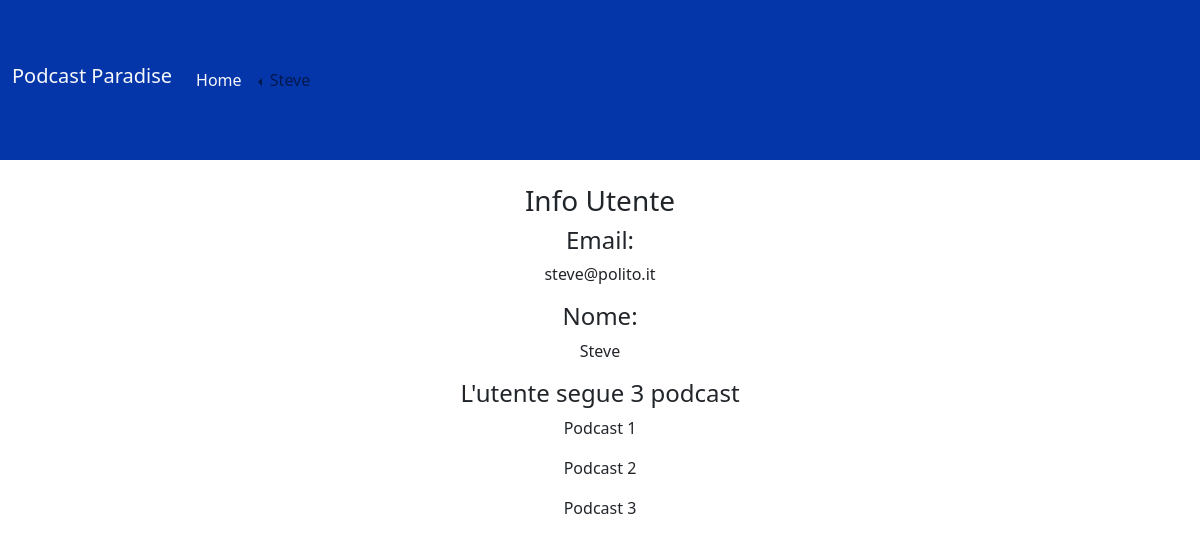
Page /profile (signed in) on the committed database.
### tables this page shows
CREATE TABLE "UTENTI" (
	"id_utente"	INTEGER NOT NULL,
	"email"	TEXT,
	"password"	TEXT,
	"nome"	TEXT,
	"tipo"	INTEGER,
	PRIMARY KEY("id_utente" AUTOINCREMENT)
);

CREATE TABLE "PODCAST" (
	"id_podcast"	INTEGER NOT NULL,
	"id_creatore"	INTEGER,
	"titolo"	TEXT,
	"descrizione"	TEXT,
	"categoria"	TEXT,
	"immagine"	TEXT,
	FOREIGN KEY("id_creatore") REFERENCES "UTENTI"("id_utente"),
	PRIMARY KEY("id_podcast" AUTOINCREMENT)
);

### app.py (the view)
@app.route('/profile')
def about():
    follow_podcasts = []
    num_fol = dao.get_follows(current_user.id)
    followings = dao.get_idpodcast(current_user.id)
    follow = [dict(following) for following in followings]
    for i in range(len(follow)):
        title = dao.get_podcastname_from_id(follow[i]['id_podcast'])
        follow_podcasts.append(title[0])
    return render_template("profile.html", followers = num_fol[0], follow_p = follow_podcasts)

### app.py (called while the page is built)
@login_manager.user_loader
def load_user(id):
    utente = dao.get_user_by_id(id)
    if utente is not None:
        user = User(id=utente['id_utente'], email=utente['email'], password=utente['password'], nome=utente['nome'], tipo=utente['tipo'])
    else:
        user = None
    return user

### dao.py (called while the page is built)
def get_follows(id_utente):
    conn = sqlite3.connect('db/podcast_site.db')
    conn.row_factory = sqlite3.Row
    cursor = conn.cursor()
    sql = 'SELECT COUNT(id_podcast) FROM FOLLOW WHERE id_utente = ?'
    cursor.execute(sql, (id_utente, ))
    follows = cursor.fetchone()
    cursor.close()
    conn.close()
    return follows

def get_idpodcast(id_utente):
    conn = sqlite3.connect('db/podcast_site.db')
    conn.row_factory = sqlite3.Row
    cursor = conn.cursor()
    sql = 'SELECT FOLLOW.id_podcast FROM FOLLOW WHERE FOLLOW.id_utente=?'
    cursor.execute(sql, (id_utente,))
    ids = cursor.fetchall()
    cursor.close()
    conn.close()
    return ids

def get_podcastname_from_id(id_podcast):
    conn = sqlite3.connect('db/podcast_site.db')
    conn.row_factory = sqlite3.Row
    cursor = conn.cursor()
    sql = 'SELECT PODCAST.titolo FROM PODCAST WHERE PODCAST.id_podcast=?'
    cursor.execute(sql, (id_podcast,))
    tit = cursor.fetchone()
    cursor.close()
    conn.close()
    return tit

def get_user_by_id(id):
    conn = sqlite3.connect('db/podcast_site.db')
    conn.row_factory = sqlite3.Row
    cursor = conn.cursor()
    sql = 'SELECT * FROM UTENTI WHERE id_utente = ?'
    cursor.execute(sql, (id,))
    user = cursor.fetchone()
    cursor.close()
    conn.close()
    return user

### templates/profile.html (shortened to what this page needs)
{% extends "base.html" %}
{% block content %}
<div class="row marketing text-center justify-content-center">
  <div class="col-lg-4">
    <h3>Info Utente</h3>
    <ul class="nav nav-pills flex-column">
      <li class="nav-item">
        <h4>Email: </h4>
        <p> {{current_user.email}}</p>
      </li>
      <li class="nav-item">
        <h4>Nome: </h4>
        <p> {{current_user.nome}}</p>
      </li>
      <li class="nav-item">
        <h4>L'utente segue {{followers}} podcast</h4>
        <ul class="nav nav-pills flex-column">
          {% for followed in follow_p%}
          <li>
            <p>{{followed}}</p>
          </li>
          {% endfor %}
        </ul>
      </li>
    </ul>
  </div>
</div>
{% endblock %}

### templates/base.html (shortened to what this page needs)
<!doctype html>
<html lang="en">
<head>
  <link href="https://cdn.jsdelivr.net/npm/bootstrap@5.2.2/dist/css/bootstrap.min.css" rel="stylesheet"
>
  <link rel="stylesheet" href="{{ url_for('static', filename='style.css') }}">
</head>
<body>
  <header id="m_header">
    <nav class="navbar navbar-expand-lg bg-body-tertiary mynavbar">
      <div class="container-fluid">
        <h1 class="navbar-brand text-light" href="#">Podcast Paradise</h1>
        <div class="collapse navbar-collapse" id="navbarTogglerDemo02">
          <ul class="navbar-nav me-auto mb-2 mb-lg-0">
            <li class="nav-item">
              <a class="nav-link active text-light" aria-current="page" href="{{url_for('home')}}">Home</a>
            </li>
            {% if current_user.is_authenticated %}
            <li class="nav-item dropdown dropstart">
              <a class="nav-link dropdown-toggle" href="#" role="button" data-bs-toggle="dropdown"
                aria-expanded="false">
                {{current_user.nome}}
              </a>
            </li>
            {% endif %}
          </ul>
        </div>
      </div>
    </nav>
  </header>
  <div class="container-fluid mt-4">
    <div class="row justify-content-md-center">
      {%block content %}{% endblock %}
    </div>
  </div>
</body>
</html>

### static/style.css (style rules this page uses)
.mynavbar { background-color: #0436aa; height: 10rem; }

### rows in the picture
UTENTI: nome "Steve", email "steve@polito.it"
PODCAST: titolo "Podcast 1"
PODCAST: titolo "Podcast 2"
PODCAST: titolo "Podcast 3"

### other values in the picture
{{ followers }} "3"
